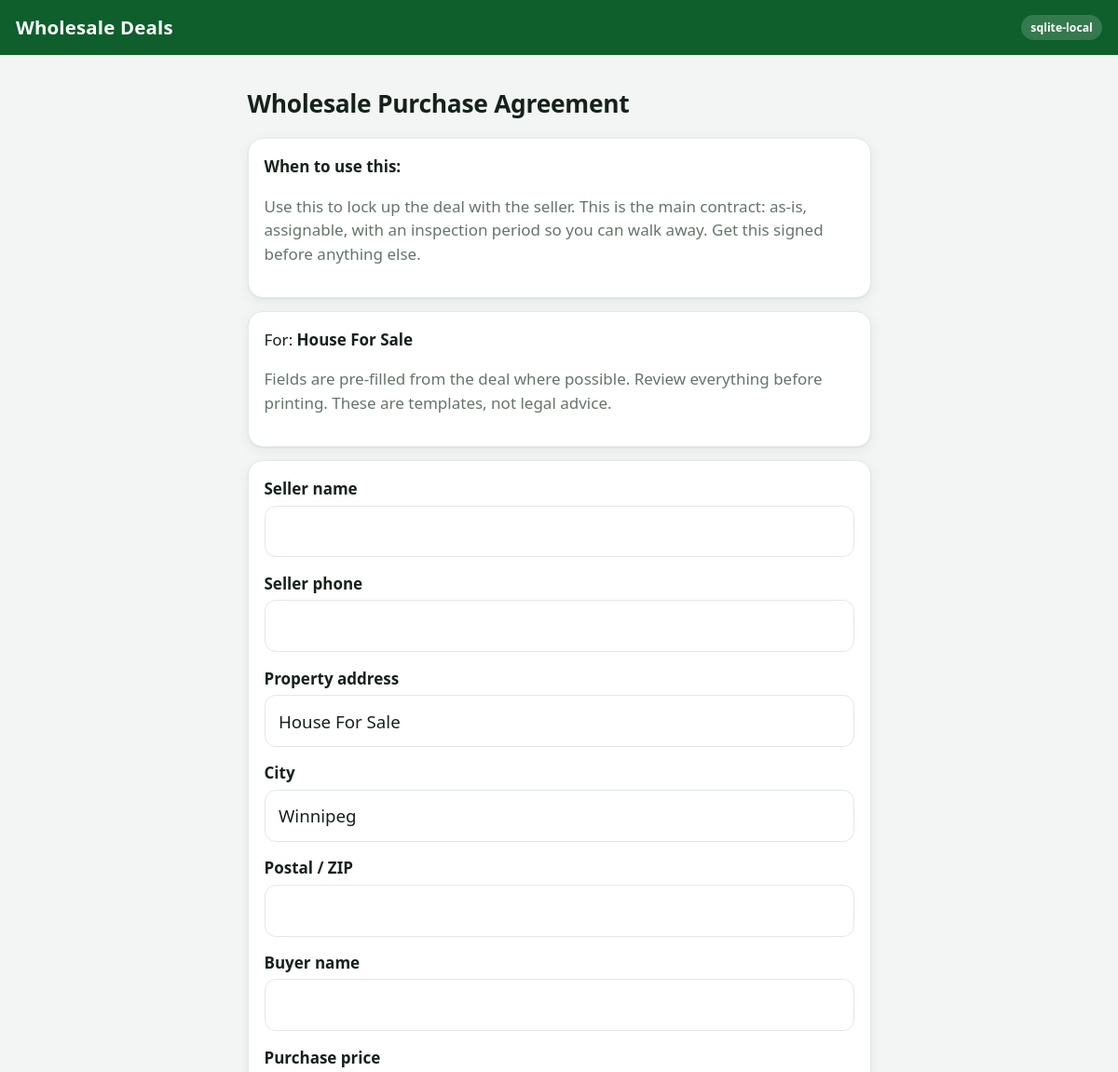
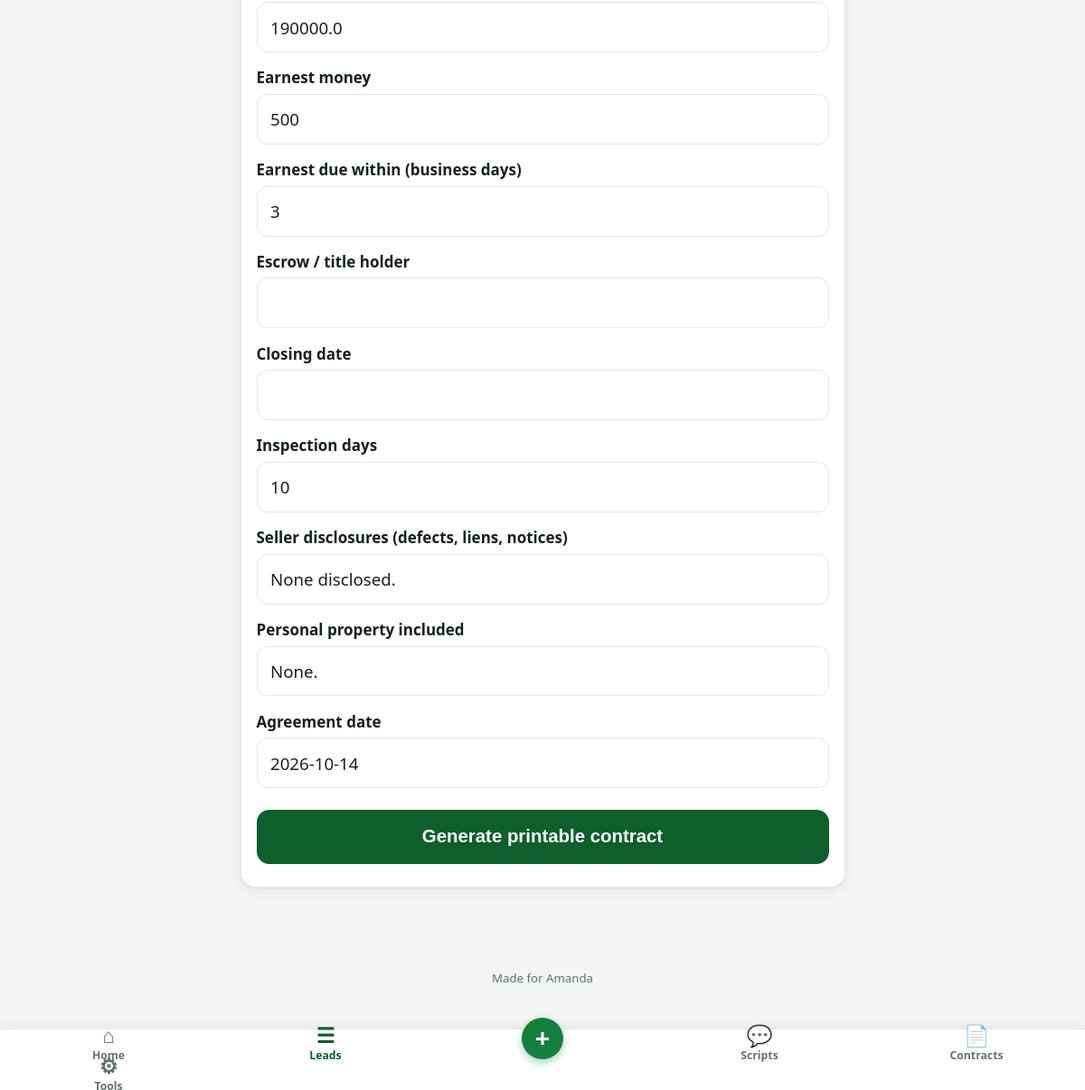
The app's page /leads/2/contracts/purchase_agreement with its own data (2 pictures, top to bottom).
### tables this page shows
CREATE TABLE leads (
  id INTEGER PRIMARY KEY AUTOINCREMENT,
  address TEXT NOT NULL, city TEXT DEFAULT 'Winnipeg', postal TEXT DEFAULT '',
  source TEXT DEFAULT 'manual', source_url TEXT DEFAULT '',
  tags TEXT DEFAULT '', asking_price REAL, arv_estimate REAL, repair_estimate REAL,
  motivation TEXT DEFAULT '', created_at REAL, updated_at REAL
);

### app/main.py (the view)
@app.get("/leads/{lead_id}/contracts/{template_id}", response_class=HTMLResponse)
def contract_form(request: Request, lead_id: int, template_id: str):
    lead = db.get_lead(lead_id)
    tmpl = contracts.get_template(template_id)
    if not lead or not tmpl:
        return HTMLResponse("Not found", status_code=404)
    return templates.TemplateResponse(request, "contract_form.html", ctx(
        request, lead=lead, tmpl=tmpl, values=contracts.autofill_values(tmpl, lead)))

### templates/contract_form.html (shortened to what this page needs)
{% extends "base.html" %}
{% block content %}
<h1>{{ tmpl.title }}</h1>
<div class="card">
  <p style="margin-top:0"><strong>When to use this:</strong></p>
  <p class="muted">{{ tmpl.when_to_use }}</p>
</div>
<div class="card">
  <p style="margin-top:0">For: <strong>{{ lead.address }}</strong></p>
  <p class="muted">Fields are pre-filled from the deal where possible. Review everything before printing. These are templates, not legal advice.</p>
</div>
<form method="post" action="/leads/{{ lead.id }}/contracts/{{ tmpl.id }}" class="form card">
{% for f in tmpl.fields %}
  <label>{{ f.label }} <input name="{{ f.name }}" value="{{ values.get(f.name, '') }}"></label>
{% endfor %}
  <button class="btn big primary" type="submit">Generate printable contract</button>
</form>
{% endblock %}

### static/style.css (style rules this page uses)
:root { --bg: #f2f5f3; --card: #ffffff; --ink: #16211b; --muted: #64756a; --brand: #15803d; --brand-dark: #0e5f2c; --brand-soft: #e3f3e9; --line: #e3e9e5; --radius: 16px; --shadow: 0 1px 2px rgba(20, 32, 26, .06), 0 4px 14px rgba(20, 32, 26, .06); --tabbar-h: 68px; --stage-new: #2563eb; --stage-contacted: #b45309; --stage-appointment: #7c3aed; --stage-offer: #c2410c; --stage-negotiation: #be185d; --stage-closed_won: #15803d; --stage-closed_lost: #6b7280; }
* { box-sizing: border-box; -webkit-tap-highlight-color: transparent; }
html { font-size: 17px; }
body { margin: 0; font-family: system-ui, -apple-system, "Segoe UI", sans-serif; background: var(--bg); color: var(--ink); line-height: 1.5; padding-bottom: calc(var(--tabbar-h) + 20px); }
h1 { font-size: 1.55rem; margin: .4rem 0 1rem; font-weight: 800; letter-spacing: -.01em; }
.muted { color: var(--muted); }
.card { background: var(--card); border-radius: var(--radius); padding: 1rem; margin-bottom: .8rem; box-shadow: var(--shadow); border: 1px solid var(--line); }
.btn { display: inline-flex; align-items: center; justify-content: center; gap: .4rem; background: var(--brand); color: #fff; border: none; border-radius: 14px; padding: .85rem 1.25rem; font-size: 1.05rem; font-weight: 700; text-decoration: none; cursor: pointer; min-height: 52px; margin: .25rem .3rem .25rem 0; }
.btn.primary { background: var(--brand-dark); }
.btn.big { width: 100%; font-size: 1.2rem; padding: 1rem; min-height: 60px; margin: .5rem 0; }
.form label { display: block; margin-bottom: .9rem; font-weight: 650; font-size: 1rem; }
.form input, .form select, .form textarea { display: block; width: 100%; margin-top: .3rem; font-size: 1.1rem; padding: .85rem; border: 1.5px solid var(--line); border-radius: 12px; background: #fff; color: var(--ink); font-family: inherit; }

### records on screen
leads: address "House For Sale", property_address "House For Sale" "Winnipeg"

### other values on screen
{{ backend }} "sqlite-local"
{{ tmpl.title }} "Wholesale Purchase Agreement"
{{ tmpl.when_to_use }} "Use this to lock up the deal with the seller. This is the main contract: as-is, assignable, with an inspection period so you can walk away. Get this signed before anything else."
{{ f.label }} "Seller name" "Seller phone" "Property address" "City" "Postal / ZIP" "Buyer name" "Purchase price" "Earnest money" "Earnest due within (business days)" "Escrow / title holder" "Closing date" "Inspection days" "Seller disclosures (defects, liens, notices)" "Personal property included" "Agreement date"
